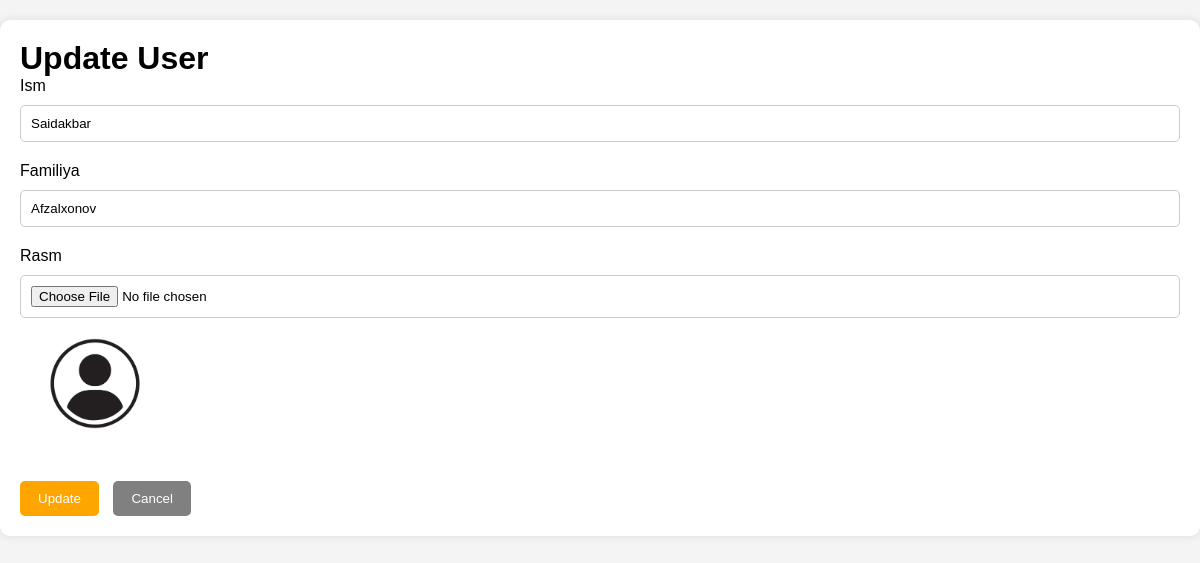
/user/update/saidakbar-afzalxonov-009710c4/, run on the app's committed database.
### application/models.py (models this page shows, shortened)
class CustomUser(AbstractUser):
    username = None
    email = models.EmailField(unique=True)
    USERNAME_FIELD = 'email'
    REQUIRED_FIELDS = ['first_name', 'last_name']
    phone_number = models.CharField(max_length=50, blank=False, null=False)
    slug = models.SlugField(unique=True, blank=True)
    picture = models.ImageField(upload_to='media/', blank=True, null=True)
    created_at = models.DateTimeField(auto_now_add=True)
    objects = CustomUserManager()

### application/views.py (the view, shortened to what this page needs)
# urls.py: path("user/update/<slug:slug>/", views.update_user, name='update_user'),
def update_user(request, slug):
    user = models.CustomUser.objects.get(slug=slug)
    return render(request, 'update_user.html', {'user': user})

### templates/update_user.html (shortened to what this page needs)
{% extends 'base.html' %}
{% block content %}
<div class="card">
    <h1>Update User</h1>
    <form method="POST" enctype="multipart/form-data">
        <label>Ism</label>
        <input type="text" name="first_name" value="{{ user.first_name }}">
        <label>Familiya</label>
        <input type="text" name="last_name" value="{{ user.last_name }}">
        <label>Rasm</label>
        <input type="file" name="picture">
        {% if user.picture %}
            <img src="{{ user.picture.url }}" width="150">
        {% endif %}
        <br><br>
        <button type="submit" class="btn-update">
            Update
        </button>
        <a href="{% url 'user_list' %}">
            <button type="button" class="btn-cancel">
                Cancel
            </button>
        </a>
    </form>
</div>
{% endblock %}

### static/css/style.css (style rules this page uses)
* { margin:0; padding:0; box-sizing:border-box; font-family:Arial, sans-serif; }
body { background:#f4f4f4; }
.card { background:white; padding:20px; margin-top:20px; border-radius:10px; box-shadow:0 0 10px rgba(0,0,0,0.1); }
button { padding:10px 18px; border:none; border-radius:5px; cursor:pointer; color:white; }
.btn-update { background:orange; }
input { width:100%; padding:10px; margin-top:10px; margin-bottom:20px; border:1px solid #ccc; border-radius:5px; }
img { border-radius:10px; }
.btn-cancel { background:gray; margin-left:10px; margin-top: 30px; }

### data on the page
CustomUser: first_name "Saidakbar", last_name "Afzalxonov", picture (picture)
